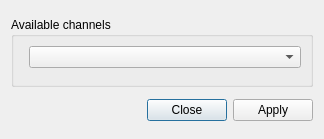
<?xml version="1.0" encoding="UTF-8"?>
<ui version="4.0">
 <class>ChannelAddDialog</class>
 <widget class="QDialog" name="ChannelAddDialog">
  <property name="geometry">
   <rect>
    <x>0</x>
    <y>0</y>
    <width>324</width>
    <height>139</height>
   </rect>
  </property>
  <property name="font">
   <font>
    <family>Liberation Sans</family>
    <pointsize>9</pointsize>
   </font>
  </property>
  <property name="windowTitle">
   <string>Add Channels</string>
  </property>
  <layout class="QVBoxLayout" name="verticalLayout">
   <item>
    <widget class="QGroupBox" name="groupBox">
     <property name="maximumSize">
      <size>
       <width>16777215</width>
       <height>70</height>
      </size>
     </property>
     <property name="font">
      <font>
       <family>Liberation Sans</family>
       <pointsize>9</pointsize>
      </font>
     </property>
     <property name="title">
      <string>Available channels</string>
     </property>
     <layout class="QFormLayout" name="formLayout">
      <item row="0" column="1">
       <widget class="QComboBox" name="channelSelect">
        <property name="font">
         <font>
          <family>Liberation Sans</family>
          <pointsize>9</pointsize>
         </font>
        </property>
       </widget>
      </item>
     </layout>
    </widget>
   </item>
   <item>
    <widget class="QDialogButtonBox" name="buttonBox">
     <property name="font">
      <font>
       <family>Liberation Sans</family>
       <pointsize>9</pointsize>
      </font>
     </property>
     <property name="orientation">
      <enum>Qt::Horizontal</enum>
     </property>
     <property name="standardButtons">
      <set>QDialogButtonBox::Apply|QDialogButtonBox::Close</set>
     </property>
    </widget>
   </item>
  </layout>
 </widget>
 <tabstops>
  <tabstop>buttonBox</tabstop>
 </tabstops>
 <resources/>
 <connections>
  <connection>
   <sender>buttonBox</sender>
   <signal>accepted()</signal>
   <receiver>ChannelAddDialog</receiver>
   <slot>accept()</slot>
   <hints>
    <hint type="sourcelabel">
     <x>257</x>
     <y>194</y>
    </hint>
    <hint type="destinationlabel">
     <x>157</x>
     <y>203</y>
    </hint>
   </hints>
  </connection>
  <connection>
   <sender>buttonBox</sender>
   <signal>rejected()</signal>
   <receiver>ChannelAddDialog</receiver>
   <slot>reject()</slot>
   <hints>
    <hint type="sourcelabel">
     <x>314</x>
     <y>194</y>
    </hint>
    <hint type="destinationlabel">
     <x>286</x>
     <y>203</y>
    </hint>
   </hints>
  </connection>
 </connections>
</ui>
